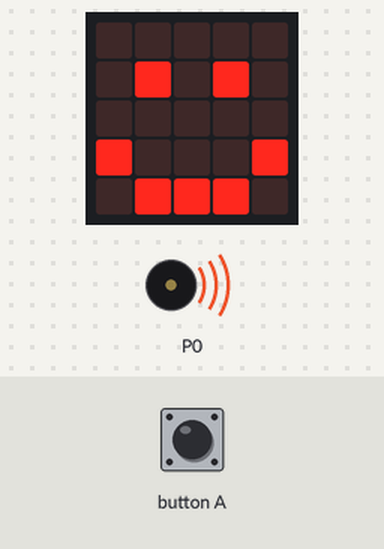
Simulated run of this program. Board: BBC micro:bit (MakeCode). Shown: the board's 5×5 LED display, buzzer (waves = sounding).

Above: at 0.5 s.
At 1.6 s:
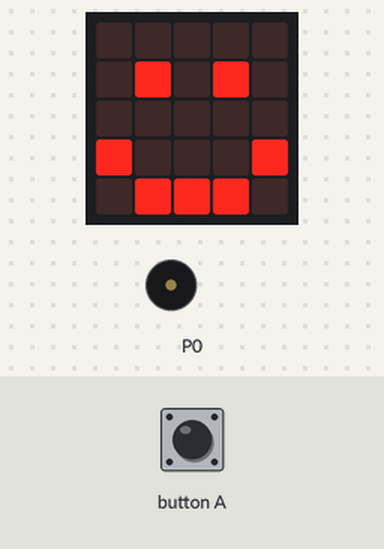
Timing chart, 0 to 3.1 s (numbered marks = the images above):
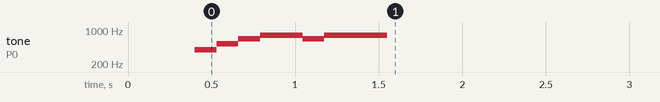

The program:

main.ts
```typescript
input.onButtonPressed(Button.A, function () {

})
let compte = 0
let pas = 0
basic.showLeds(`
    . . . . .
    . # . # .
    . . . . .
    # . . . #
    . # # # .
    `)
music.setVolume(200)
music._playDefaultBackground(music.builtInPlayableMelody(Melodies.PowerUp), music.PlaybackMode.UntilDone)
```

test.ts
```typescript
// les tests vont ici ; cela ne sera pas compilé si ce paquet est utilisé en tant qu'extension.
```
